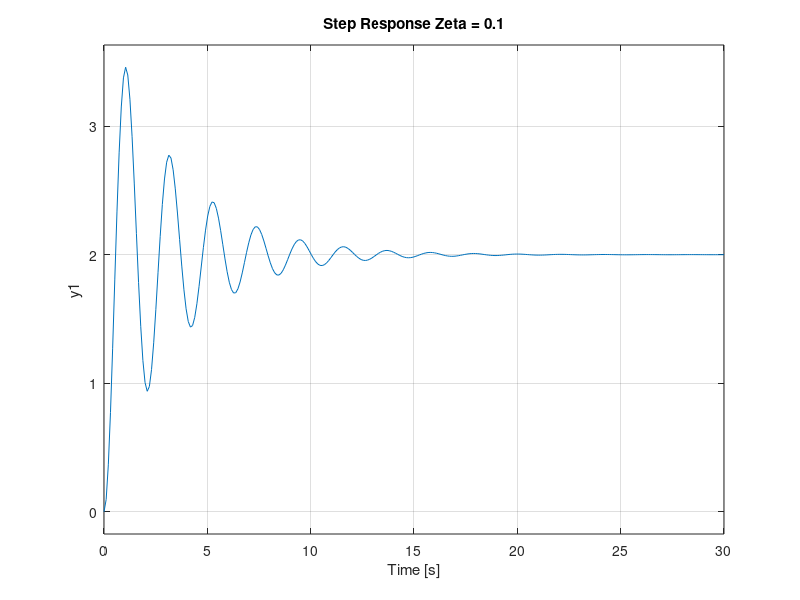
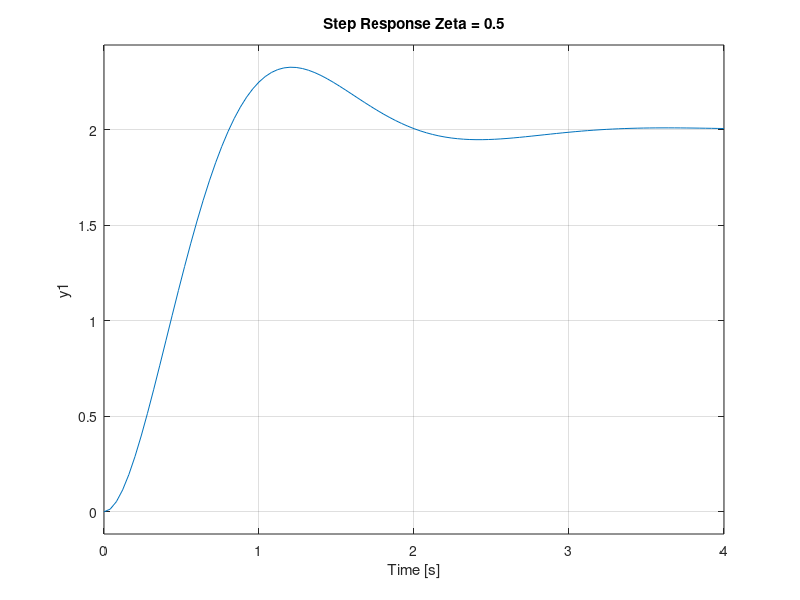
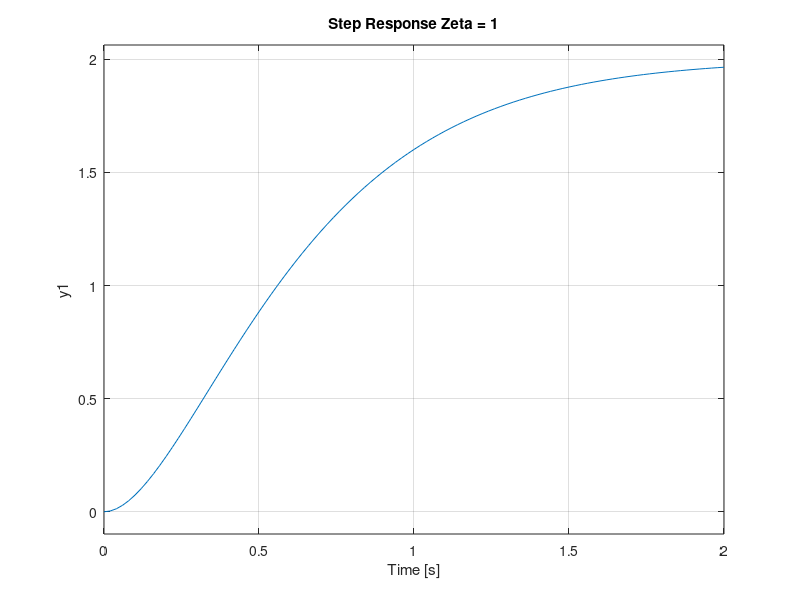

These charts were generated, in order, by the following MATLAB code:
function biquad_step_response()

A = 2;
w=3;

figure('Name','Zeta = 0.1')
zeta = .1;
s = tf('s');
G = (A)/((s^2/w^2)+(2*zeta*s/w)+1);
step(G)
title('Step Response Zeta = 0.1')


figure('Name','Zeta = .5')
zeta = .5;
s = tf('s');
G = (A)/((s^2/w^2)+(2*zeta*s/w)+1);
step(G)
title('Step Response Zeta = 0.5')


figure('Name','Zeta = 1')
zeta = 1;
s = tf('s');
G = (A)/((s^2/w^2)+(2*zeta*s/w)+1);
step(G)
title('Step Response Zeta = 1')
end